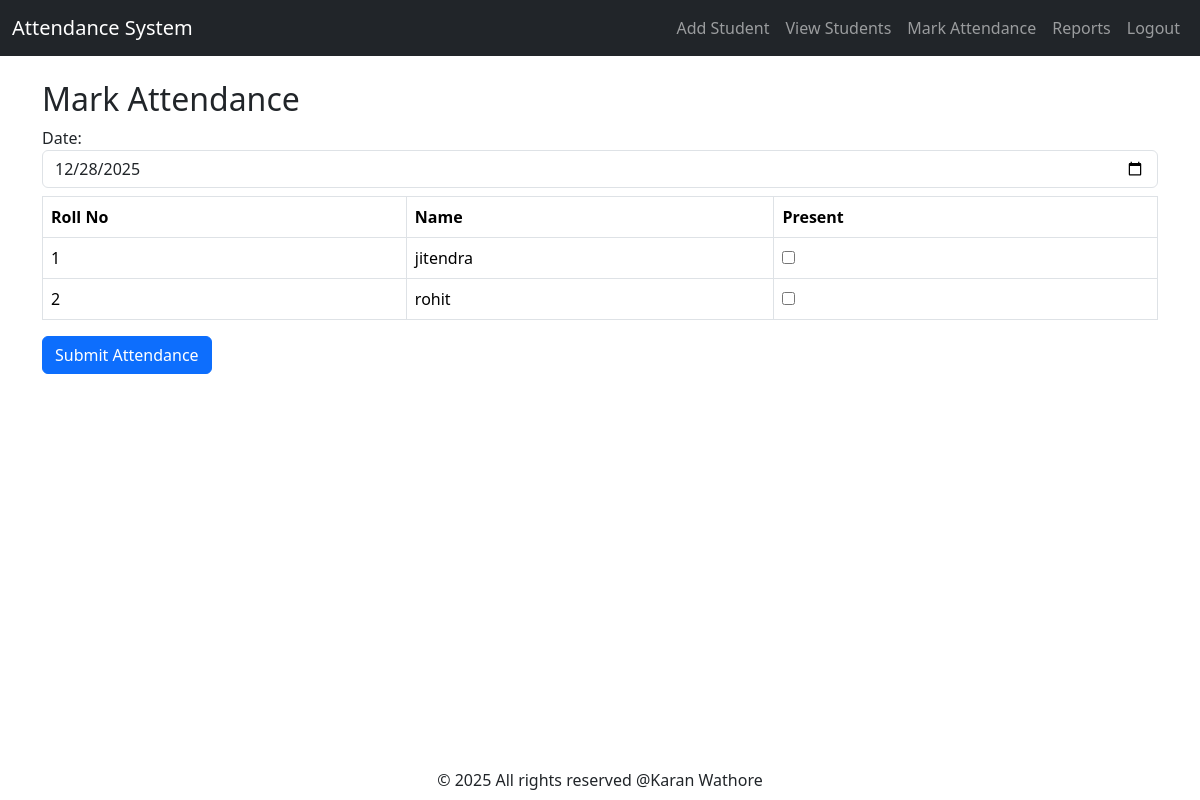
/mark-attendance (signed in), run on the app's committed database.
### tables this page shows
CREATE TABLE students (id INTEGER PRIMARY KEY AUTOINCREMENT,roll_no TEXT UNIQUE,name TEXT,department TEXT,teacher_id INTEGER,FOREIGN KEY (teacher_id) REFERENCES teachers(id));

### app.py (the view, shortened to what this page needs)
@app.route("/mark-attendance", methods=["GET", "POST"])
def mark_attendance():
    if "teacher_id" not in session:
        return redirect(url_for("login"))
    con = get_db()
    cur = con.cursor()
    cur.execute(
        "SELECT * FROM students WHERE teacher_id=?",
        (session["teacher_id"],)
    )
    students = cur.fetchall()
    con.close()
    return render_template(
        "mark_attendance.html",
        students=students,
        today=date.today().strftime("%Y-%m-%d")
    )

### app.py (called while the page is built)
def get_db():
    con = sqlite3.connect(DB_NAME)
    con.row_factory = sqlite3.Row
    return con

### templates/mark_attendance.html (shortened to what this page needs)
<!DOCTYPE html>
<html lang="en">
<head>
</head>
<body>
    {% extends "navi.html" %}
{% block content %}
<h2>Mark Attendance</h2>
<form method="POST">
    <label>Date:</label>
    <input type="date" name="date" value="{{ today }}" class="form-control mb-2" required>
    <table class="table table-bordered mt-2">
        <thead>
            <tr>
                <th>Roll No</th>
                <th>Name</th>
                <th>Present</th>
            </tr>
        </thead>
        <tbody>
            {% for student in students %}
            <tr>
                <td>{{ student['roll_no'] }}</td>
                <td>{{ student['name'] }}</td>
                <td>
                    <input type="checkbox" name="status_{{ student['id'] }}" value="Present">
                </td>
            </tr>
            {% endfor %}
        </tbody>
    </table>
    <button type="submit" class="btn btn-primary">Submit Attendance</button>
</form>
<footer class="footer fixed-bottom text-center py-2">
    © 2025 All rights reserved  @Karan Wathore
</footer>
{% endblock %}

### data on the page
students: roll_no "1", name "jitendra"
students: roll_no "2", name "rohit"
